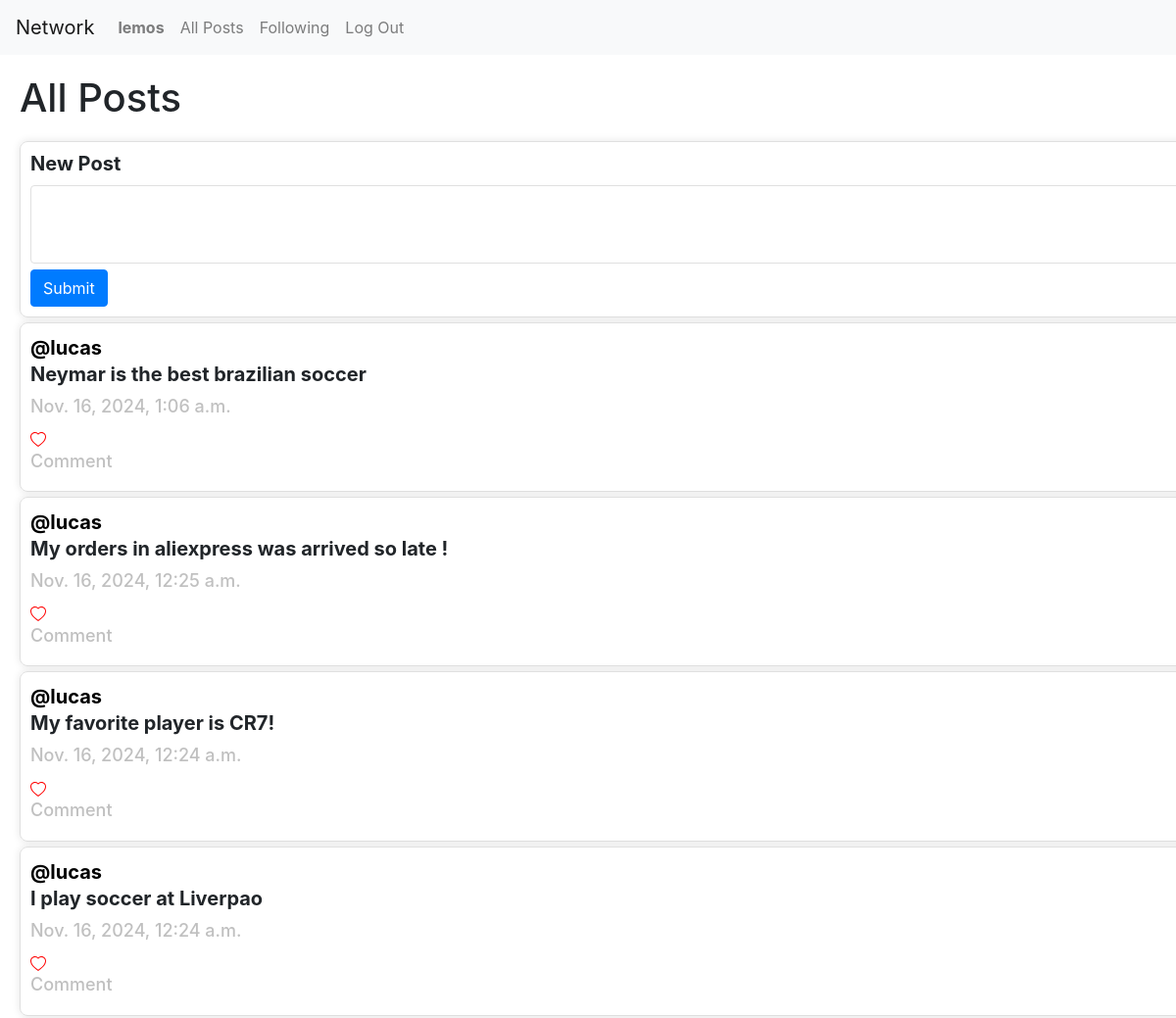
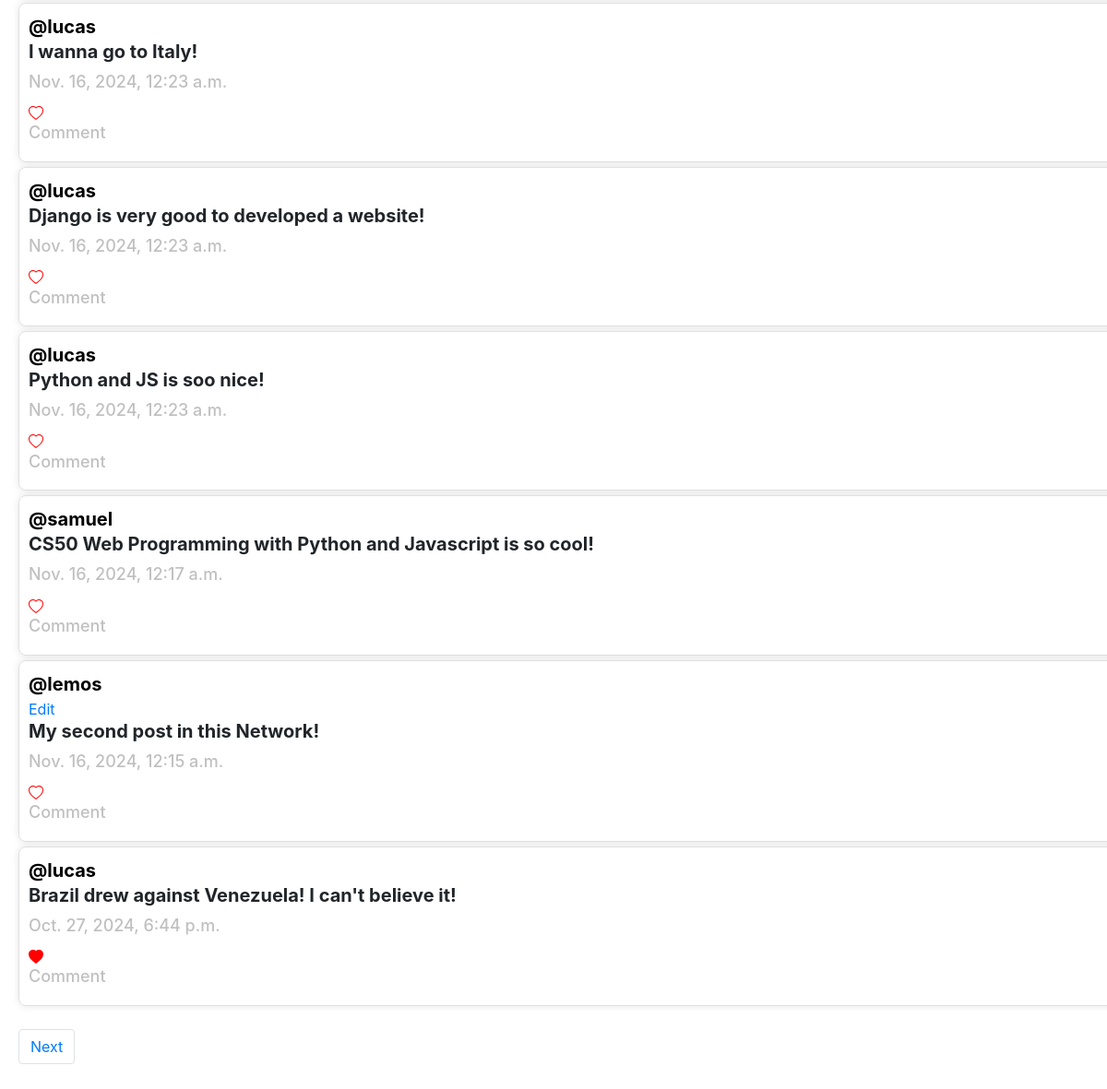
The app's page / (signed in) with its own data (2 pictures, top to bottom).
### network/models.py (models this page shows, shortened)
class User(AbstractUser):
    pass

class Post(models.Model):
    text = models.TextField(max_length=280)
    user = models.ForeignKey(User, on_delete=models.CASCADE, related_name="user")
    date = models.DateTimeField(auto_now_add=True)

### network/views.py (the view)
# urls.py: path("", views.index, name="index"),
def index(request):
    posts = Post.objects.all().order_by("date").reverse()
    paginator = Paginator(posts, 10)
    number_page = request.GET.get("page")
    posts_in_the_page = paginator.get_page(number_page)
    likes = Like.objects.all()
    posts_liked = []
    for like in likes:
        if like.user == request.user:
            posts_liked.append(like.post.id)
    return render(request, "network/index.html", {
        "posts": posts,
        "posts_in_the_page": posts_in_the_page,
        "posts_liked": posts_liked,
    })

### network/templates/network/index.html (shortened to what this page needs)
{% extends "network/layout.html" %}
{% load static %}
{% block body %}
    <h1 style="margin: 20px;">All Posts</h1>
    {% if user.is_authenticated %}
        <div id="Post">
            <h1>New Post</h1>
            <form action="{% url 'add_new_post' %}" method="post">
                <textarea name="text" id="text"></textarea>
                <input type='submit' class="btn btn-primary"></button>
            </form>
        </div>
    {% endif %}
    <div id='cointainer_all_post'>
        {% for post in posts_in_the_page %}
            <div id="Post">
                <a id='post-user' href="{% url 'load_user_page' post.user.id %}">@{{ post.user }}</a>
                <br>
                {% if post.user == user %}
                    <a class='edit-button' data-post-id="{{ post.id }}" href="">Edit</a>
                {% endif %}
                <div class="cointainer-text" id="cointainer-text-{{ post.id }}">
                    <h1 id="text-post-{{ post.id }}" class="text-post"> {{ post.text }}</h1>
                    <h2 class="data-post"> {{ post.date }}</h2>
                </div>
                {% if post.id in posts_liked %}
                    <button type="button" class="unliked-button" data-post-id="{{ post.id }}">
                        <svg xmlns="http://www.w3.org/2000/svg" width="16" height="16" fill="red" class="bi bi-heart-fill" viewBox="0 0 16 16">
                            <path fill-rule="evenodd" d="M8 1.314C12.438-3.248 23.534 4.735 8 15-7.534 4.736 3.562-3.248 8 1.314"/>
                        </svg>
                    </button>
                {% else %}
                    <button type="button" class="liked-button" data-post-id="{{ post.id }}">
                    </button>
                {% endif %}
                <br>
                {% if user.is_authenticated %}
                    <h2>Comment</h2>
                {% endif%}
            </div>
        {% endfor %}
    </div>
    <nav aria-label="Page navigation example">
        <ul class="pagination">
            {% if posts_in_the_page.has_next %}
                <li class="page-item"><a class="page-link" href="?page={{ posts_in_the_page.next_page_number }}">Next</a></li>
            {% endif %}
        </ul>
    </nav>
{% endblock %}

### network/templates/network/layout.html (shortened to what this page needs)
{% load static %}
<!DOCTYPE html>
<html lang="en">
    <head>
        <link rel="stylesheet" href="https://stackpath.bootstrapcdn.com/bootstrap/4.4.1/css/bootstrap.min.css">
        <link href="{% static 'network/styles.css' %}" rel="stylesheet">
    </head>
    <body>
        <nav class="navbar navbar-expand-lg navbar-light bg-light">
            <a class="navbar-brand" href="#">Network</a>
            <div>
              <ul class="navbar-nav mr-auto">
                {% if user.is_authenticated %}
                    <li class="nav-item">
                        <a class="nav-link" href="#"><strong>{{ user.username }}</strong></a>
                    </li>
                {% endif %}
                <li class="nav-item">
                  <a class="nav-link" href="{% url 'index' %} ">All Posts</a>
                </li>
                {% if user.is_authenticated %}
                    <li class="nav-item">
                        <a class="nav-link" href="{% url 'following_page' %}">Following</a>
                    </li>
                    <li class="nav-item">
                        <a class="nav-link" href="{% url 'logout' %}">Log Out</a>
                    </li>
                {% endif %}
              </ul>
            </div>
          </nav>
        <div class="body">
            {% block body %}
            {% endblock %}
        </div>
    </body>
</html>

### network/static/network/styles.css (style rules this page uses)
#Post { border: 1px solid #e0e0e0; padding: 10px; border-radius: 8px; width: 100%; max-width: 1880px; margin: 5px 20px 5px 20px; box-shadow: 0px 0px 8px rgba(0, 0, 0, 0.1); }
#Post h1 { font-size: 20px; margin-bottom: 10px; font-weight: bold; }
#post-user { font-size: 20px; margin-bottom: 10px; color: black; font-weight: bold; }
#Post h2 { font-size: 18px; margin-bottom: 10px; color: rgb(192, 192, 192); }
.liked-button { background: none; border: none; color: red; padding: 0; font-size: inherit; font-family: inherit; }
.unliked-button { background: none; border: none; color: red; padding: 0; font-size: inherit; font-family: inherit; }
#text { width: 100%; height: 80px; border-radius: 4px; border: 1px solid #e0e0e0; padding: 8px; resize: vertical; font-size: 14px; }
.page-item { margin: 20px; }

### records on screen
User: username "lemos"
Post: user "lucas", text "Neymar is the best brazilian soccer", date "Nov. 16, 2024, 1:06 a.m."
Post: user "lucas", text "My orders in aliexpress was arrived so late !", date "Nov. 16, 2024, 12:25 a.m."
Post: user "lucas", text "My favorite player is CR7!", date "Nov. 16, 2024, 12:24 a.m."
Post: user "lucas", text "I play soccer at Liverpao", date "Nov. 16, 2024, 12:24 a.m."
Post: user "lucas", text "I wanna go to Italy!", date "Nov. 16, 2024, 12:23 a.m."
Post: user "lucas", text "Django is very good to developed a website!", date "Nov. 16, 2024, 12:23 a.m."
Post: user "lucas", text "Python and JS is soo nice!", date "Nov. 16, 2024, 12:23 a.m."
Post: user "samuel", text "CS50 Web Programming with Python and Javascript is so cool!", date "Nov. 16, 2024, 12:17 a.m."
Post: user "lemos", text "My second post in this Network!", date "Nov. 16, 2024, 12:15 a.m."
Post: user "lucas", text "Brazil drew against Venezuela! I can't believe it!", date "Oct. 27, 2024, 6:44 p.m."
